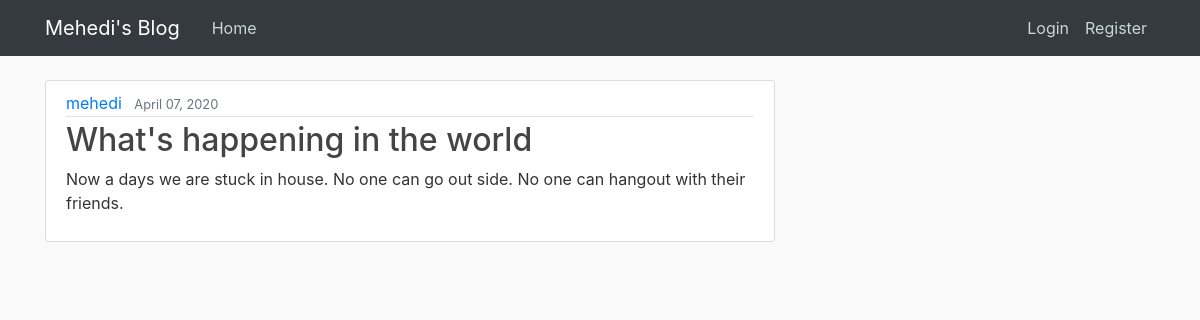
The app's page /post/1/ with its own data.
### base/models.py (models this page shows, shortened)
class Post(models.Model):
    title = models.CharField(max_length=100)
    content = models.TextField()
    post_pic = models.ImageField(default='logo.png',null=True,blank=True)
    date_posted = models.DateTimeField(default=timezone.now)
    author = models.ForeignKey(User, on_delete=models.CASCADE)

### base/views.py (the view)
# urls.py: path('post/<int:pk>/', PostDetailView.as_view(), name='post-detail'),
class PostDetailView(DetailView):
    model = Post

### base/templates/base/post_detail.html (shortened to what this page needs)
{% extends "base.html" %}
{% block content %}
        <article class="media content-section">
          <div class="media-body">
            <div class="article-metadata">
              <a class="mr-2" href="#">{{ object.author }}</a>
              <small class="text-muted">{{ object.date_posted|date:"F d, Y" }}</small>
            </div>
            <h2>{{ post.title }}</h2>
            <p class="article-content">{{ object.content }}</p>
          </div>
        </article>
{% endblock content %}

### static/css/main.css (style rules this page uses)
body { background: #fafafa; color: #333333; margin-top: 5rem; }
h1, h2, h3, h4, h5, h6 { color: #444444; }
.content-section { background: #ffffff; padding: 10px 20px; border: 1px solid #dddddd; border-radius: 3px; margin-bottom: 20px; }
.article-content { white-space: pre-line; }
.article-metadata { padding-bottom: 1px; margin-bottom: 4px; border-bottom: 1px solid #e3e3e3 }

### records on screen
Post: author "mehedi", date_posted "April 07, 2020", title "What's happening in the world", content "Now a days we are stuck in house. No one can go out side. No one can hangout with their friends."
